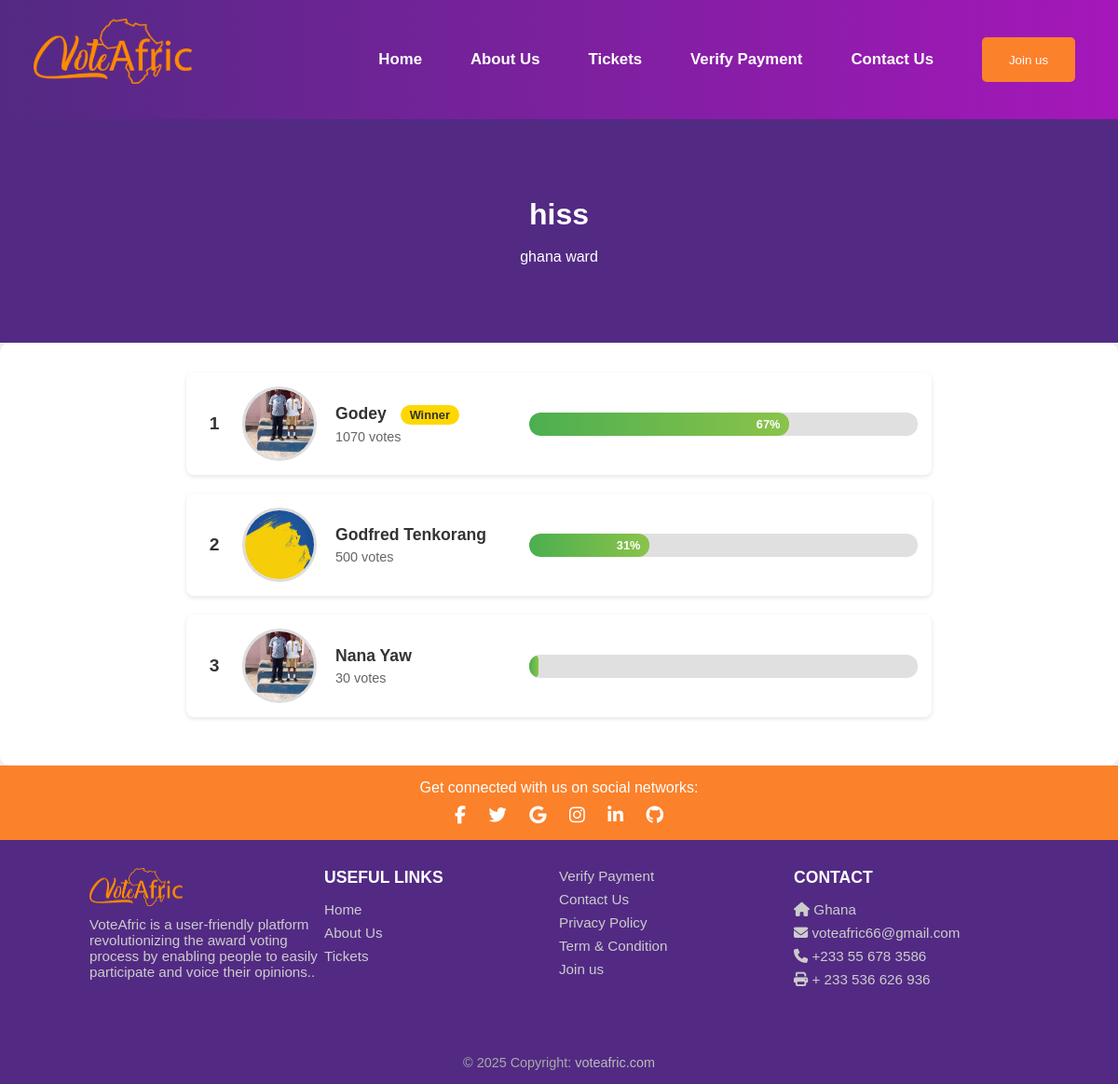
Screenshot of /payment/result/hissfffff/ with the database file from the repository.
### vote/models.py (models this page shows, shortened)
class SubCategory(models.Model):
    category = models.ForeignKey(Category, on_delete=models.CASCADE)
    content = models.CharField(max_length=100)
    slug = models.SlugField(unique=True)
    date = models.DateTimeField(timezone.now)
    can_check_result = models.BooleanField(default=False)  # Add this field
    class Meta:
        verbose_name_plural = "sub categories"
        ordering = ('-date',)

class Category(models.Model):
    award = models.CharField(max_length=100)
    title = models.CharField(max_length=100, null=True)
    image = models.ImageField(upload_to="category")
    slug = models.SlugField(unique=True)
    date_added = models.DateTimeField('date added', null=True)
    end_date = models.DateTimeField('end date', null=True)
    access_code = models.CharField(max_length=10, unique=True, null=True, blank=True)
    class Meta:
        verbose_name_plural = "categories"
        ordering = ('-date_added',)
    def __str__(self):
        return self.award

### payment/models.py (models this page shows, shortened)
class Nominees(models.Model):
    category = models.ForeignKey(Category, on_delete=models.CASCADE, null=True)
    sub_category = models.ForeignKey(SubCategory, on_delete=models.CASCADE, null=True)
    name = models.CharField(max_length=100)
    image = models.ImageField(upload_to="nominees")
    slug = models.SlugField(unique=True, null=True)
    total_vote = models.IntegerField(default=0, null=True)
    price_per_vote = models.DecimalField(max_digits=5, decimal_places=2, default=0.50, null=True, blank=True)
    can_vote = models.BooleanField(default=True)
    can_see_result = models.BooleanField(default=True)
    code = models.CharField(max_length=4, unique=True, null=True)
    access_code = models.CharField(max_length=4, unique=True, null=True, blank=True)
    phone_number = models.CharField(max_length=225, null=True, blank=True, default='')
    date_added = models.DateTimeField('date added', null=True)
    end_date = models.DateTimeField('end date', null=True)
    class Meta:
        verbose_name_plural = "nominees"
        ordering = ('-total_vote',)

### payment/views.py (the view, shortened to what this page needs)
# urls.py: path('result/<slug:result_slug>/', views.result, name='result'),
def result(request, result_slug):
    sub_category = get_object_or_404(SubCategory, slug=result_slug)
    if sub_category.can_check_result:
        nominees = Nominees.objects.filter(sub_category=sub_category).order_by('-total_vote')
        context = {
            'sub_category': sub_category,
            'nominees': nominees,
            'title': 'Results',
            'show_result': True,
            'public_results': True  # Add this flag to differentiate in template
        }
        return render(request, 'payment/resultPage.html', context)

### payment/templatetags/results_extras.py (called while the page is built)
@register.filter
def sum_total_votes(queryset):
    return sum(nominee.total_vote for nominee in queryset)

### payment/templates/payment/resultPage.html (shortened to what this page needs)
{% extends 'vote/base.html' %}
{% load results_extras %}
{% load static %}
{% block content %}
<div class="banners">
    <div class="banners-content">
        <h1>{% if sub_category %}{{ sub_category.content }}{% else %}Award Name{% endif %}</h1>
        <br>
        <p>{% if sub_category %}{{ sub_category.category }}{% else %}Award Name{% endif %}</p>
    </div>
</div>
<div class="container">
    {% if not show_result %}
    <form class="add-nominee-form" method="POST" enctype="multipart/form-data">
        {% csrf_token %}
        <input type="text" name="access_code" placeholder="Enter 4-digit code" required>
        <br><br>
        <button type="submit">Access Result</button>
    </form>
    {% else %}
    {% if public_results %}
    <div class="results-container">
        {% with total_votes=nominees.0.sub_category.nominees_set.all|sum_total_votes %}
        {% for nominee in nominees %}
        <div class="result-item">
            <div class="position">{{ forloop.counter }}</div>
            <img src="{{ nominee.image.url }}" alt="{{ nominee.name }}" class="nominee-image">
            <div class="nominee-info">
                <div class="nominee-name">
                    {{ nominee.name }}
                    {% if forloop.first %}<span class="winner-badge">Winner</span>{% endif %}
                </div>
                <div class="vote-count">{{ nominee.total_vote }} votes</div>
            </div>
            <div class="progress-container">
                <div class="progress-bar">
                    <div class="progress-fill"style="width: {% widthratio nominee.total_vote total_votes 100 %}%;">
                        {% widthratio nominee.total_vote total_votes 100 %}%
                    </div>
                </div>
            </div>
        </div>
        {% endfor %}
        {% endwith %}
        </div>
    {% endif %}
    {% endif %}
</div>
{% endblock content %}

### vote/static/vote/style.css (style rules this page uses)
* { padding: 0; margin: 0; text-decoration: none; list-style: none; box-sizing: border-box; }
body { background-color: #f5f5f5; }
:root { --voiletColor: #522a83; --orangeColor: #fb812b; --whiteColor: #fff; --violetColor: #522a83; --lightViolet: #f3e9fb; }
.banners { position: relative; }
.banners-content { background-color: var(--voiletColor); width: 100%; height: 30vh; text-align: center; display: flex; flex-direction: column; align-items: center; justify-content: center; color: var(--whiteColor); }

### payment/templates/payment/resultPage.html (style rules this page uses)
* { box-sizing: border-box; margin: 0; padding: 0; font-family: 'Arial', sans-serif; }
body { background-color: #f5f5f5; color: #333; }
.container { margin: 0 auto; background: white; padding: 30px; border-radius: 10px; box-shadow: 0 0 20px rgba(0, 0, 0, 0.1); margin: 0; padding: 2rem; display: flex; justify-content: center; align-items: center; min-height: 40vh; }
.results-container { width: 100%; max-width: 800px; }
.result-item { display: flex; align-items: center; margin-bottom: 20px; padding: 15px; background: #fff; border-radius: 8px; box-shadow: 0 2px 5px rgba(0,0,0,0.1); }
.nominee-image { width: 80px; height: 80px; border-radius: 50%; object-fit: cover; margin-right: 20px; border: 3px solid #ddd; }
.nominee-info { flex: 1; min-width: 0; }
.nominee-name { font-weight: bold; margin-bottom: 5px; font-size: 1.1rem; color: #333; }
.progress-container { flex: 2; min-width: 0; }
.progress-bar { height: 25px; background: #e0e0e0; border-radius: 12px; overflow: hidden; position: relative; }
.progress-fill { height: 100%; background: linear-gradient(90deg, #4CAF50, #8BC34A); border-radius: 12px; transition: width 0.5s ease; display: flex; align-items: center; justify-content: flex-end; padding-right: 10px; color: white; font-weight: bold; font-size: 0.8rem; }
.winner-badge { background-color: #FFD700; color: #333; padding: 3px 10px; border-radius: 15px; font-size: 0.8rem; font-weight: bold; margin-left: 10px; display: inline-block; }
.vote-count { margin-top: 5px; font-size: 0.9rem; color: #666; }
.position { font-weight: bold; margin-right: 15px; color: #333; font-size: 1.2rem; min-width: 30px; text-align: center; }

### rows the page displays
SubCategory: content "hiss", category "ghana ward"
Nominees: image (picture), name "Godey", shows "Winner", total_vote "1070", total_vote "67"
Nominees: image (picture), name "Godfred Tenkorang", total_vote "500", total_vote "31"
Nominees: image (picture), name "Nana Yaw", total_vote "30"
